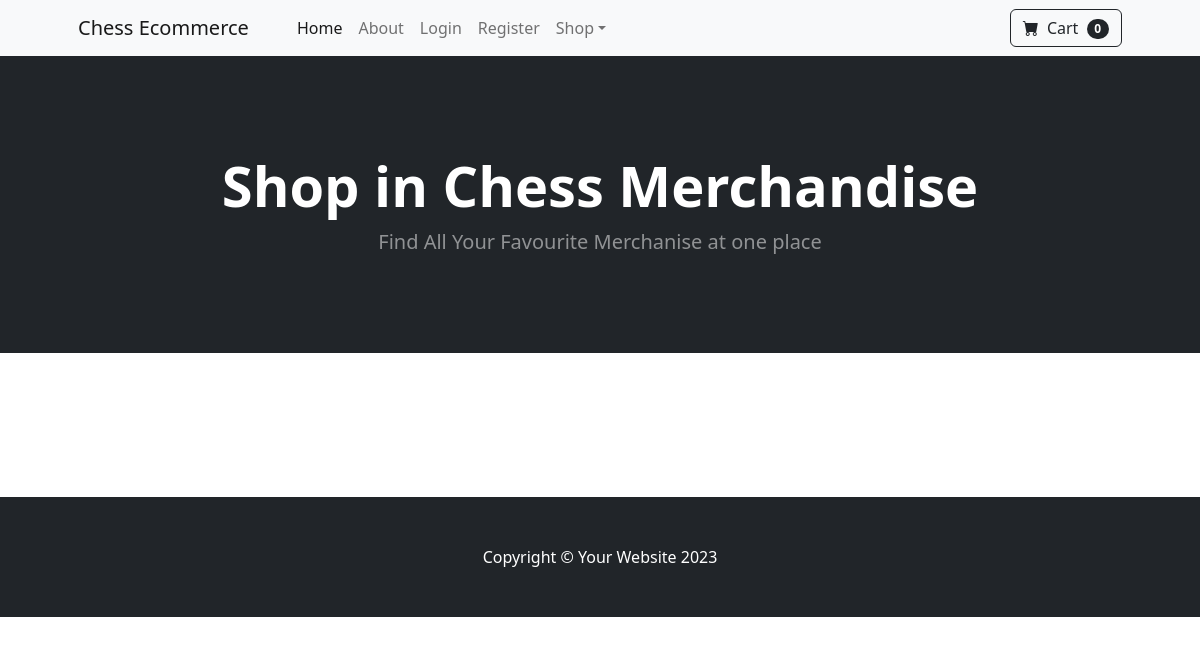
/home/, run on an earlier commit of the app's database.
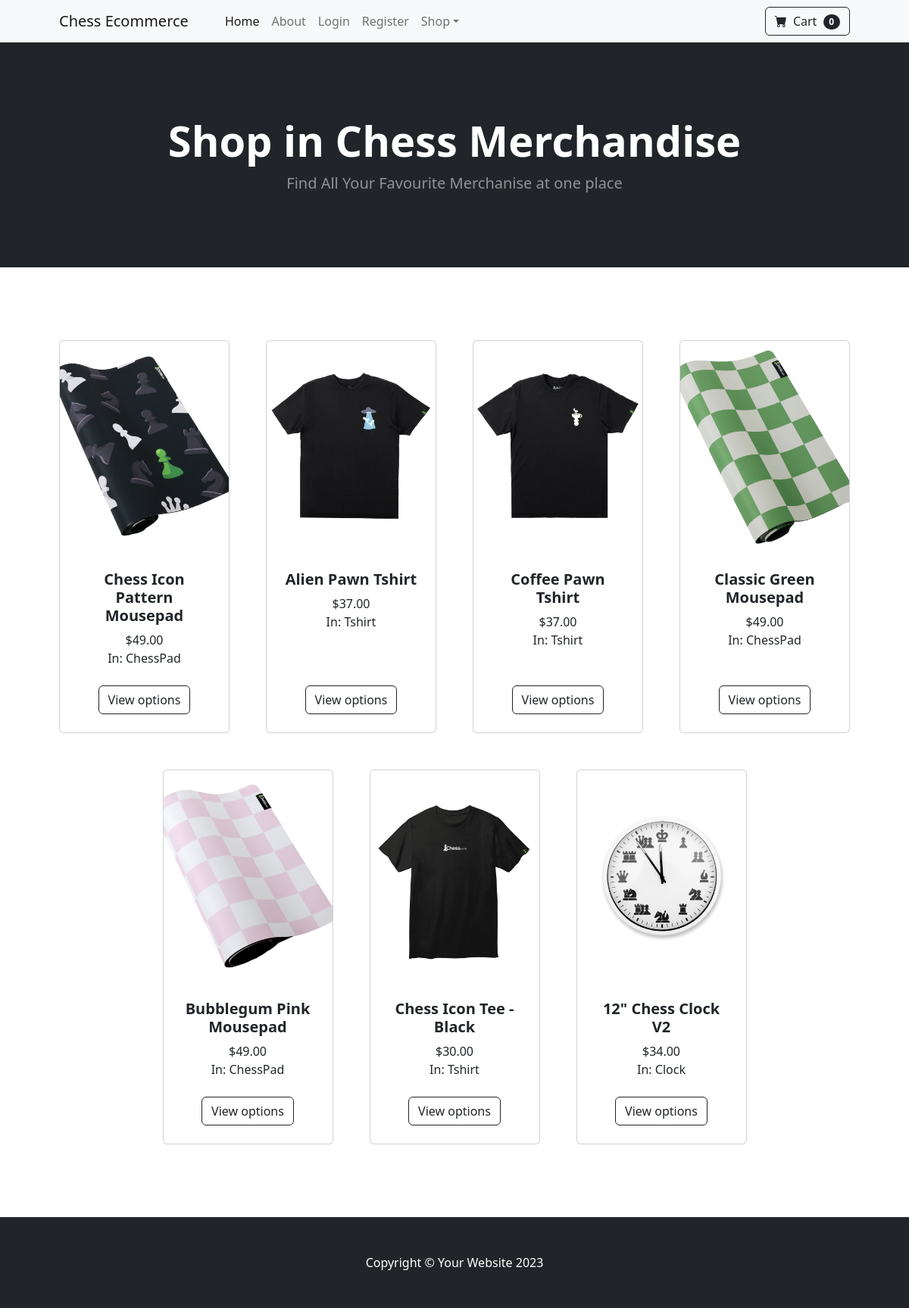
And on a later commit of the database.
### store/models.py (models this page shows, shortened)
class Product(models.Model):
    name = models.CharField(max_length=100, default='')
    price = models.DecimalField(default=0, decimal_places=2, max_digits=6)
    category = models.ForeignKey(Category, on_delete=models.CASCADE, default=1)
    description = models.CharField(max_length=250, default='', blank=True, null=True)
    image = models.ImageField(upload_to='uploads/product/', default='')

class Category(models.Model):
    name = models.CharField(max_length=50)
    def __str__(self):
        return self.name
    class Meta:
        verbose_name_plural = 'Categories'

### store/views.py (the view)
# urls.py: 2. Add a URL to urlpatterns:  path('', views.home, name='home')
def home(request):
    products = Product.objects.all()
    return render(request, 'home.html', {'products':products})

### store/templates/home.html
{% extends 'base.html'%}
{% load static %}
{% block content %}
        <header class="bg-dark py-5">
            <div class="container px-4 px-lg-5 my-5">
                <div class="text-center text-white">
                    <h1 class="display-4 fw-bolder">Shop in Chess Merchandise</h1>
                    <p class="lead fw-normal text-white-50 mb-0">Find All Your Favourite Merchanise at one place</p>
                </div>
            </div>
        </header>
        <section class="py-5">
            <div class="container px-4 px-lg-5 mt-5">
                <div class="row gx-4 gx-lg-5 row-cols-2 row-cols-md-3 row-cols-xl-4 justify-content-center">
                {% for product in products %}
                    <div class="col mb-5">
                        <div class="card h-100">
                            <img class="card-img-top" src="{{ product.image.url }}" alt="..." />
                            <div class="card-body p-4">
                                <div class="text-center">
                                    <h5 class="fw-bolder">{{product.name}}</h5>
                                    ${{product.price}}
                                    <br>
                                    In: {{product.category}}
                                </div>
                            </div>
                            <div class="card-footer p-4 pt-0 border-top-0 bg-transparent">
                                <div class="text-center"><a class="btn btn-outline-dark mt-auto" href="#">View options</a></div>
                            </div>
                        </div>
                    </div>
                    {% endfor %}
        </section>
{% endblock %}

### store/templates/base.html (shortened to what this page needs)
{% load static %}
<!DOCTYPE html>
<html lang="en">
    <head>
        <link href="https://cdn.jsdelivr.net/npm/bootstrap-icons@1.5.0/font/bootstrap-icons.css" rel="stylesheet" />
        <link href="{% static 'css/styles.css' %}" rel="stylesheet" />
    </head>
    <body>
        {% include 'navbar.html' %}
        {% block content %}
        {% endblock %}
        <footer class="py-5 bg-dark">
            <div class="container"><p class="m-0 text-center text-white">Copyright &copy; Your Website 2023</p></div>
        </footer>
    </body>
</html>

### store/templates/navbar.html (shortened to what this page needs)
        <nav class="navbar navbar-expand-lg navbar-light bg-light">
            <div class="container px-4 px-lg-5">
                <a class="navbar-brand" href="{% url 'home' %}">Chess Ecommerce</a>
                <div class="collapse navbar-collapse" id="navbarSupportedContent">
                    <ul class="navbar-nav me-auto mb-2 mb-lg-0 ms-lg-4">
                        <li class="nav-item"><a class="nav-link active" aria-current="page" href="{% url 'home' %}">Home</a></li>
                        <li class="nav-item"><a class="nav-link" href="{% url 'about' %}">About</a></li>
                        {% if user.is_authenticated %}
                            <li class="nav-item"><a class="nav-link" href="{% url 'logout' %}">Logout</a></li>
                        {% else %}
                            <li class="nav-item"><a class="nav-link" href="{% url 'login' %}">Login</a></li>
                            <li class="nav-item"><a class="nav-link" href="{% url 'register' %}">Register</a></li>
                        {% endif %}        <li class="nav-item dropdown">
                            <a class="nav-link dropdown-toggle" id="navbarDropdown" href="#" role="button" data-bs-toggle="dropdown" aria-expanded="false">Shop</a>
                        </li>
                    </ul>
                    <form class="d-flex">
                        <button class="btn btn-outline-dark" type="submit">
                            <i class="bi-cart-fill me-1"></i>
                            Cart
                            <span class="badge bg-dark text-white ms-1 rounded-pill">0</span>
                        </button>
                    </form>
                </div>
            </div>
        </nav>

What changed in the data, as far as the page shows it:
added Product: image (picture), name "Chess Icon Pattern Mousepad", price "49.00", category "ChessPad"
added Product: image (picture), name "Alien Pawn Tshirt", price "37.00", category "Tshirt"
added Product: image (picture), name "Coffee Pawn Tshirt", price "37.00", category "Tshirt"
added Product: image (picture), name "Classic Green Mousepad", price "49.00", category "ChessPad"
added Product: image (picture), name "Bubblegum Pink Mousepad", price "49.00", category "ChessPad"
added Product: image (picture), name "Chess Icon Tee - Black", price "30.00", category "Tshirt"
added Product: image (picture), name "12\" Chess Clock V2", price "34.00", category "Clock"
